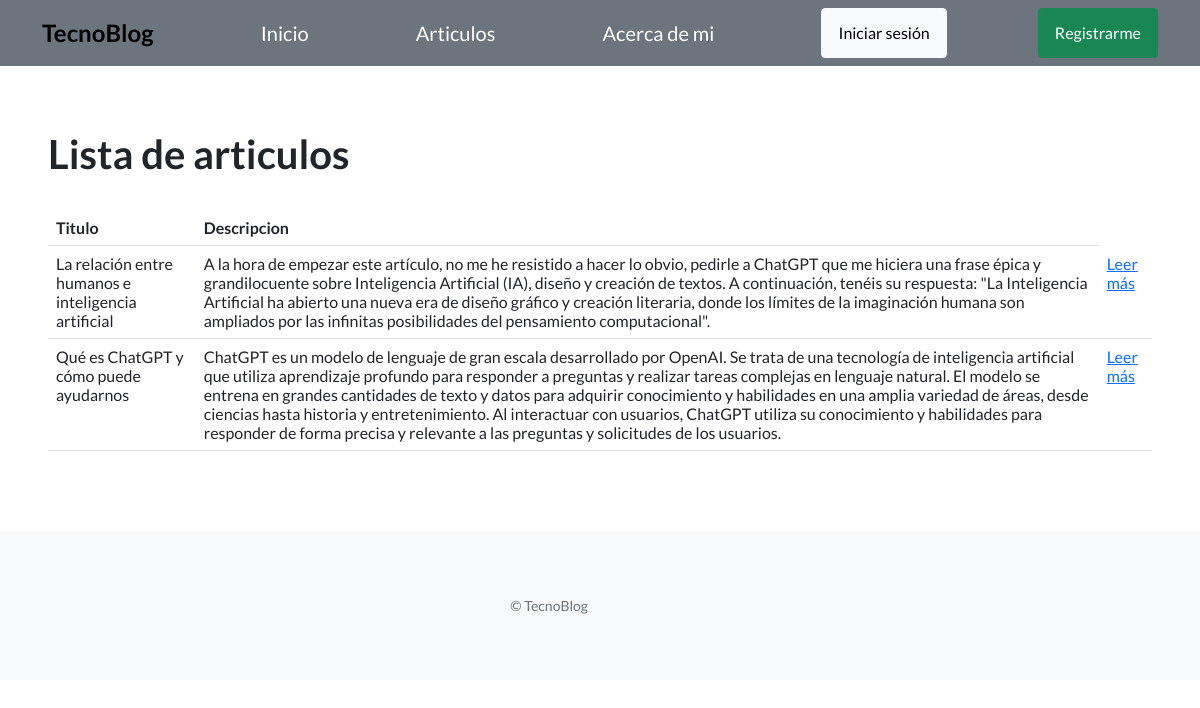
The app's page /articulos/, older data.
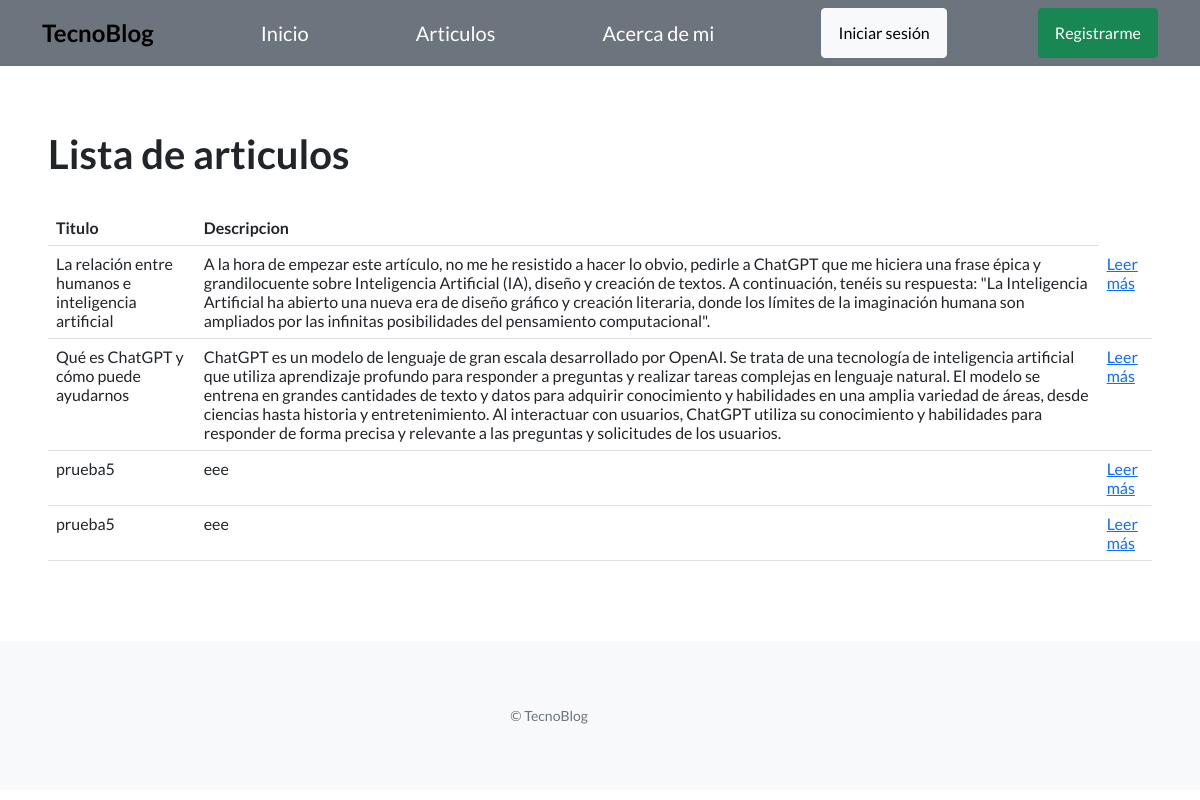
The same page, newer data.
### TecnoBlog_App/models.py (models this page shows, shortened)
class Articulo(models.Model):
    titulo = models.CharField(max_length=200)
    subtitulo = models.CharField(max_length=200)
    cuerpo = models.TextField()
    autor = models.CharField(max_length=64)
    fecha = models.DateField()
    imagen = models.ImageField(upload_to='imagenes/', null=True, blank=True)
    descripcion = models.TextField()
    creador = models.ForeignKey(User, on_delete=models.CASCADE, null=True)

### TecnoBlog_App/views.py (the view)
# urls.py: path("articulos/", listar_articulos, name="listar_articulos"),
def listar_articulos(request):
    contexto = {
        "articulos": Articulo.objects.all()
    }
    http_response=render(
        request=request,
        template_name="TecnoBlog_App/lista_articulos.html",
        context=contexto,
    )
    return http_response

### TecnoBlog_App/templates/TecnoBlog_App/lista_articulos.html (shortened to what this page needs)
{% extends "TecnoBlog_App/base.html" %}
{% block contenido %}
<section>
  <div>
    <h1>Lista de articulos</h1>
    <table class="table">
      <tbody>
        <tr>
          <th>Titulo</th>
          <th>Descripcion</th>
        </tr>
      {% for articulo in articulos %}
      <tr>
        <td>{{ articulo.titulo }}</td>
        <td>{{ articulo.descripcion }}</td>
        <td>
          <a href="{% url 'detallar_articulo' id=articulo.id  %}">Leer más</a>
        </td>
      </tr>
      {% endfor %}
        <br>
      </tbody>
    </table>
  </div>
</section>
{% endblock contenido %}

Row changes from the older to the newer data that the page shows:
added Articulo: titulo "prueba5", descripcion "eee"
added Articulo: titulo "prueba5", descripcion "eee"
